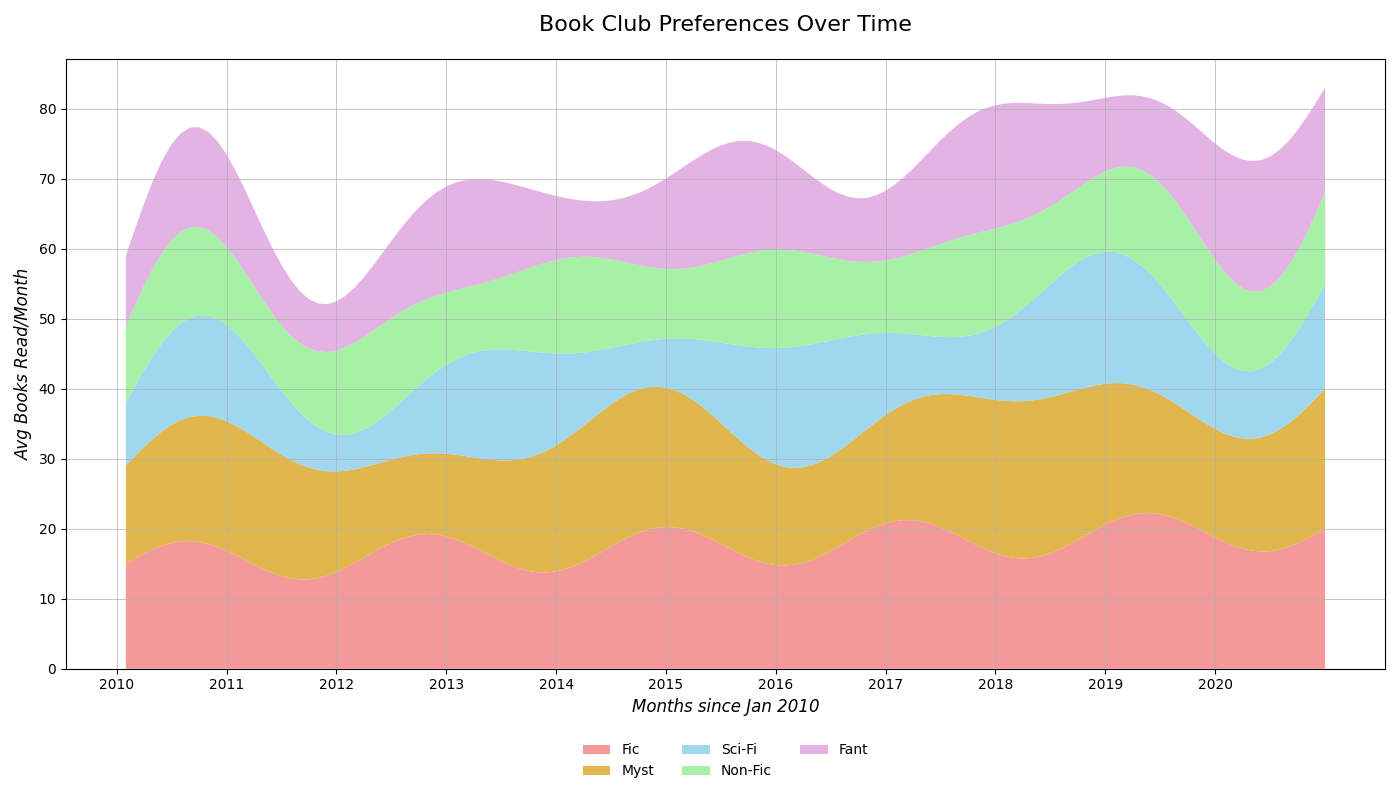

The Python source for this figure:
import numpy as np
import matplotlib.pyplot as plt

months = np.arange(1, 133)
genres = ['Fic', 'Myst', 'Sci-Fi', 'Non-Fic', 'Fant']

fiction = 15 + 3 * np.sin(np.linspace(0, 10 * np.pi, 132)) + np.linspace(0, 5, 132)
mystery = 12 + 4 * np.sin(np.linspace(0, 6 * np.pi, 132)) + np.linspace(2, 8, 132)
science_fiction = 8 + 5 * np.sin(np.linspace(0, 8 * np.pi, 132)) + np.linspace(1, 7, 132)
non_fiction = 10 + 2 * np.sin(np.linspace(0, 12 * np.pi, 132)) + np.linspace(1, 3, 132)
fantasy = 9 + 4 * np.sin(np.linspace(0, 9 * np.pi, 132)) + np.linspace(1, 6, 132)

data = np.vstack([fiction, mystery, science_fiction, non_fiction, fantasy])

plt.figure(figsize=(14, 8))
plt.stackplot(months, data, labels=genres, colors=['lightcoral', 'goldenrod', 'skyblue', 'lightgreen', 'plum'], alpha=0.8)

plt.title("Book Club Preferences Over Time", fontsize=16, pad=20)
plt.xlabel("Months since Jan 2010", fontsize=12, style='italic')
plt.ylabel("Avg Books Read/Month", fontsize=12, style='italic')

plt.xticks(np.arange(0, 132, step=12), ['2010', '2011', '2012', '2013', '2014', '2015', '2016', '2017', '2018', '2019', '2020'], fontsize=10)
plt.yticks(fontsize=10)

plt.legend(loc='lower center', fontsize=10, bbox_to_anchor=(0.5, -0.2), ncol=3, frameon=False)
plt.grid(True, linestyle='-', linewidth=0.5)

plt.tight_layout()
plt.show()
